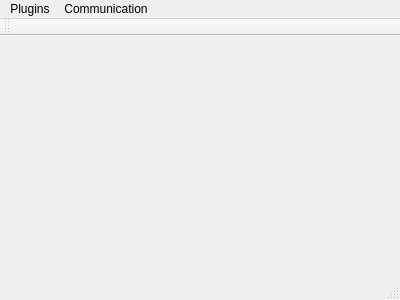
<?xml version="1.0" encoding="UTF-8"?>
<ui version="4.0">
 <class>MainWindow</class>
 <widget class="QMainWindow" name="MainWindow">
  <property name="geometry">
   <rect>
    <x>0</x>
    <y>0</y>
    <width>400</width>
    <height>300</height>
   </rect>
  </property>
  <property name="windowTitle">
   <string>MainWindow</string>
  </property>
  <widget class="QWidget" name="centralWidget"/>
  <widget class="QMenuBar" name="menuBar">
   <property name="geometry">
    <rect>
     <x>0</x>
     <y>0</y>
     <width>400</width>
     <height>20</height>
    </rect>
   </property>
   <widget class="QMenu" name="menuPlugins">
    <property name="title">
     <string>Plugins</string>
    </property>
    <addaction name="actionLoad_Plugin"/>
    <addaction name="separator"/>
   </widget>
   <widget class="QMenu" name="menuCommunication">
    <property name="title">
     <string>Communication</string>
    </property>
   </widget>
   <addaction name="menuPlugins"/>
   <addaction name="menuCommunication"/>
  </widget>
  <widget class="QToolBar" name="mainToolBar">
   <attribute name="toolBarArea">
    <enum>TopToolBarArea</enum>
   </attribute>
   <attribute name="toolBarBreak">
    <bool>true</bool>
   </attribute>
  </widget>
  <widget class="QStatusBar" name="statusBar"/>
  <action name="actionLoad_Plugin">
   <property name="text">
    <string>Load Plugin...</string>
   </property>
  </action>
 </widget>
 <layoutdefault spacing="6" margin="11"/>
 <resources/>
 <connections/>
 <slots>
  <slot>add_sample_dock()</slot>
 </slots>
</ui>
